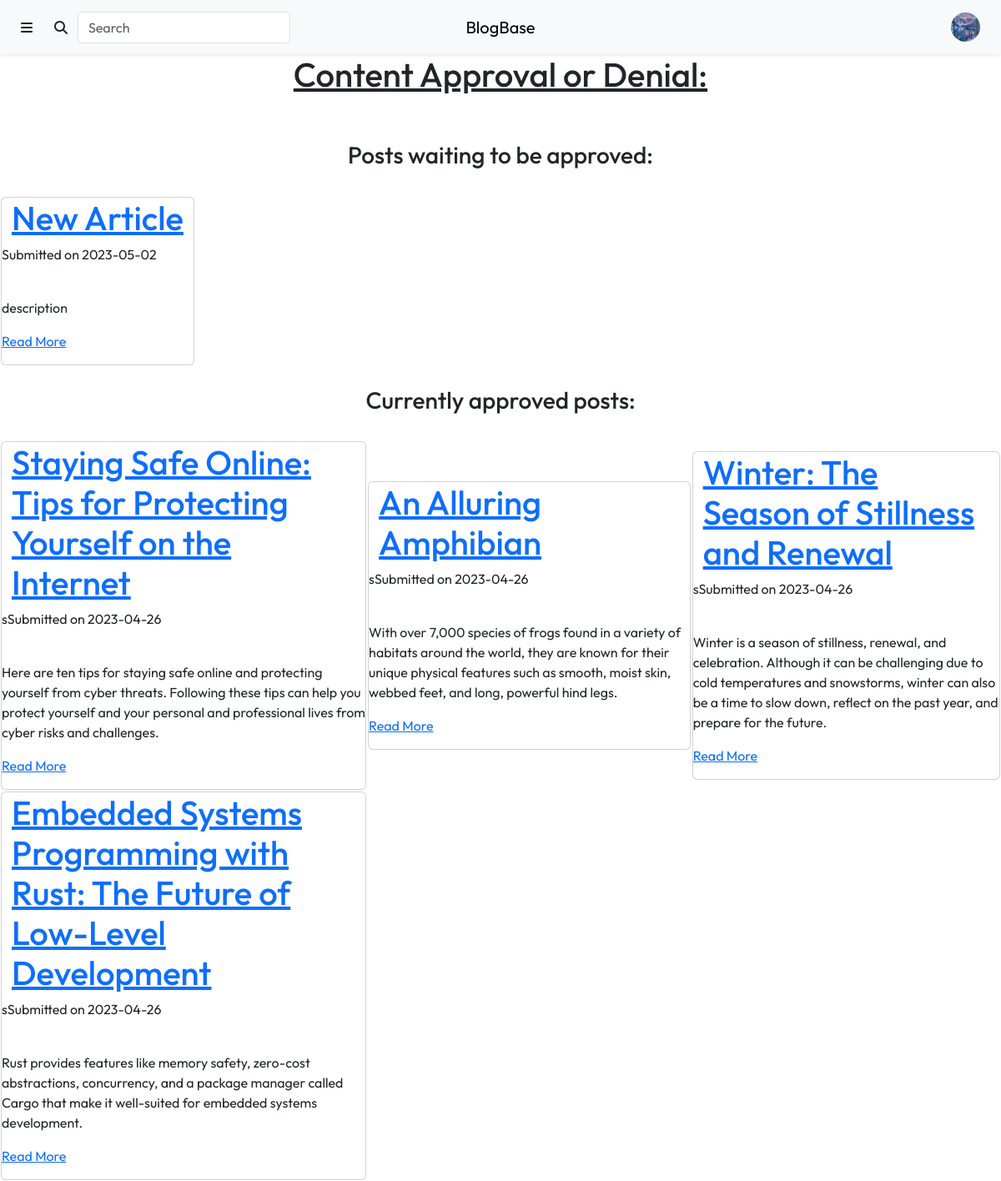
/content/design_og.php (signed in), run on the app's committed database.
### tables this page shows
CREATE TABLE `Users` (
  `user_id` int(11) NOT NULL,
  `profile_picture` varchar(255) NOT NULL DEFAULT 'anonymous.jpg',
  `username` varchar(50) NOT NULL,
  `first_name` varchar(50) NOT NULL,
  `last_name` varchar(50) NOT NULL,
  `email` varchar(50) NOT NULL,
  `password` varchar(255) NOT NULL,
  `biography` varchar(255) DEFAULT NULL,
  `approved` tinyint(1) NOT NULL DEFAULT 0,
  `reader` tinyint(1) NOT NULL DEFAULT 1,
  `writer` tinyint(1) NOT NULL DEFAULT 0,
  `designer` tinyint(1) NOT NULL DEFAULT 0,
  `advertiser` tinyint(1) NOT NULL DEFAULT 0,
  `admin` tinyint(1) NOT NULL DEFAULT 0
);

CREATE TABLE `Articles` (
  `article_id` int(11) NOT NULL,
  `author_id` int(11) NOT NULL,
  `title` varchar(225) NOT NULL,
  `description` tinytext DEFAULT NULL,
  `lead_image` varchar(255) DEFAULT NULL,
  `content` longblob DEFAULT NULL,
  `submitted` tinyint(1) NOT NULL DEFAULT 0,
  `submit_date` date NOT NULL DEFAULT current_timestamp(),
  `approved` tinyint(1) NOT NULL DEFAULT 0,
  `click_number` int(11) NOT NULL DEFAULT 0
);

### include/user_info.inc.php (called while the page is built, shortened)
<?php
if (isset($_SESSION['username'])) {
    $user_query = "SELECT *
                   FROM Users
                   WHERE username = '" . $_SESSION['username'] . "';";
    $user_result = mysqli_query($con, $user_query);
    $user_info = $user_result->fetch_assoc();
}
?>

### content/design_og.php (the view, shortened to what this page needs)
<?php
require_once "../include/connect.inc.php";
include_once "../include/user_info.inc.php";
 ?>
<!DOCTYPE html>
<html lang="en">
    <head>
        <link rel="stylesheet" href="https://cdn.jsdelivr.net/npm/bootstrap@5.3.0-alpha1/dist/css/bootstrap.min.css">
        <link rel="stylesheet" href="https://cdnjs.cloudflare.com/ajax/libs/font-awesome/6.2.1/css/all.min.css">
        <link rel="stylesheet" href="./css/styles.css">
    </head>
    <body>
        <div class="header">
            <?php include "./views/header.php" ?>
        <?php
        $current_user = $_SESSION['username'];
        $test_auth = "SELECT username
                      FROM `Users`
                      WHERE username = '$current_user' AND (admin = 1 OR designer = 1)";
        $help = $con->query($test_auth);
        if($help->num_rows > 0){
        ?>
            <center><h1><u>Content Approval or Denial:</u></h1></center>
            <br><br>
            <center><h3>Posts waiting to be approved:</h3></center>
            <br>
            <?php
            require_once "../include/connect.inc.php";
            try {
                $stmt = $con->query('SELECT article_id, title, description, submit_date
                                     FROM `Articles`
                                     WHERE approved = 0
                                     ORDER BY article_id DESC');
            ?>
                <table class="main-space">
                <?php
                if ($stmt->num_rows > 0) {
                    $stmt->fetch_assoc();
                    foreach($stmt as $row) {
                        echo "<center><td>";
                        echo '<div class="card">';
                        echo '<div class="container">';
                        echo '<h1><a href="./article.php?id=' . $row['article_id'] . '">' . $row['title'] . '</a></h1>';
                        echo '</div>';
                        echo '<p>Submitted on ' . $row['submit_date'] . '</p><br>';
                        echo '<p>' . $row['description'] . '</p>';
                        echo '<p><a href="./article.php?id=' . $row['article_id'] . '">Read More</a></p>';
                        echo '</div>';
                        echo "</td></center>";
                    }
                } else { ?>
                    <br><center><h5>There are no posts waiting to be approved</h5></center><br>
            <?php
                }
            }
            catch (PDOException $e) {
                echo $e->getMessage();
            }
            echo "</table>";
            ?>
           <br>
           <center><h3>Currently approved posts:</h3></center>
           <br>
            <?php
            try {
                $stmt = $con->query('SELECT article_id, title, description, submit_date
                                     FROM `Articles`
                                     WHERE approved = 1
                                     ORDER BY article_id DESC');
            ?>
                <table class="main-space">
                <?php
                if ($stmt->num_rows > 0) {
                    $stmt->fetch_assoc();
                    foreach ($stmt as $row) {
                        echo "<center><td>";
                        echo '<div class="card">';
                        echo '<div class="container">';
                        echo '<h1><a href="./article.php?id=' . $row['article_id'] . '">' . $row['title'] . '</a></h1>';
                        echo '</div>';
                        echo '<p>sSubmitted on ' . $row['submit_date'] . '</p><br>';
                        echo '<p>' . $row['description'] . '</p>';
                        echo '<p><a href="./article.php?id=' . $row['article_id'] . '">Read More</a></p>';
                        echo '</div>';
                        echo "</td></center>";
                    }
                } else { ?>
                    <br><center><h5>There are no posts that are currently approved</h5></center><br>
            <?php
                }
            }
            catch (PDOException $e) {
                echo $e->getMessage();
            }
            echo "</table>";
            ?>
        <?php
        }
        ?>
    </body>
</html>

### content/views/header.php (shortened to what this page needs)
<?php include_once "../include/user_info.inc.php"; ?>
<nav class="navbar navbar-expand bg-light shadow-sm">
     <div class="container-fluid">
        <div class="me-auto order-0 order-md-0 col-4">
            <ul class="navbar-nav me-auto">
                <li class="nav-item">
                    <a class="btn" data-bs-toggle="offcanvas" href="#offcanvas-sidebar" role="button" aria-controls="offcanvas-sidebar">
                        <span class="fa-solid fa-bars"></span>
                    </a>
                </li>
                <li class="nav-item d-md-block d-none">
                    <form method="get" action="./search.php" class="input-group rounded">
                        <button class="btn input-group-text rounded" type="submit">
                            <i class="fa-solid fa-search"></i>
                        </button>
                        <input class="form-control rounded" name="query" type="search" placeholder="Search" aria-label="Search">
                    </form>
                </li>
            </ul>
        </div>
        <a class="navbar-brand col-4 mx-auto text-center order-1 order-md-1" href="./index.php">BlogBase</a>
        <div class="navbar ms-auto order-2 col-4 py-0">
            <ul class="navbar-nav ms-auto">
                <?php if (isset($user_info['username'])) { ?>
                    <li class="nav-item">
                        <div class="dropdown">
                            <button class="btn" type="button" data-bs-toggle="dropdown" aria-expanded="false">
                                <img src="./uploads/profile_pictures/<?php echo $user_info['profile_picture']; ?>" class="rounded-circle" style="width:35px; height:35px;">
                            </button>
                        </li>
                    </div>
            <?php } ?>
        </div>
    </div>

### content/css/styles.css (style rules this page uses)
* { font-family: 'Outfit', sans-serif; }

### data on the page
users: profile_picture (picture)
articles: title "New Article", submit_date "2023-05-02", description "description"
articles: title "Staying Safe Online: Tips for Protecting Yourself on the Internet", submit_date "2023-04-26", description "Here are ten tips for staying safe online and protecting yourself from cyber threats. Following these tips can help you protect yourself and your personal and professional lives from cyber risks and challenges."
articles: title "An Alluring Amphibian", submit_date "2023-04-26", description "With over 7,000 species of frogs found in a variety of habitats around the world, they are known for their unique physical features such as smooth, moist skin, webbed feet, and long, powerful hind legs."
articles: title "Winter: The Season of Stillness and Renewal", submit_date "2023-04-26", description "Winter is a season of stillness, renewal, and celebration. Although it can be challenging due to cold temperatures and snowstorms, winter can also be a time to slow down, reflect on the past year, and prepare for the future."
articles: title "Embedded Systems Programming with Rust: The Future of Low-Level Development", submit_date "2023-04-26", description "Rust provides features like memory safety, zero-cost abstractions, concurrency, and a package manager called Cargo that make it well-suited for embedded systems development."
